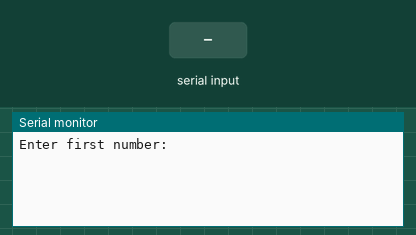
Recording of a sketch running on a simulated Arduino Uno, built with avr-gcc and run on an emulated ATmega328P. On the bench: the last lines printed to the serial monitor. The test bench sets the inputs (shaded band).

Above: at 1.2 s.
1.3 s: "+\n" received over Serial
At 2.0 s:
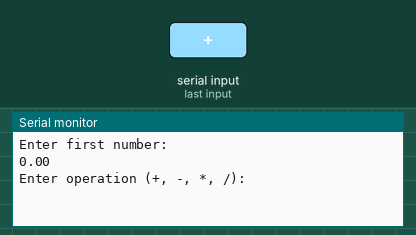
2.8 s: "-\n" received over Serial
At 4.0 s:
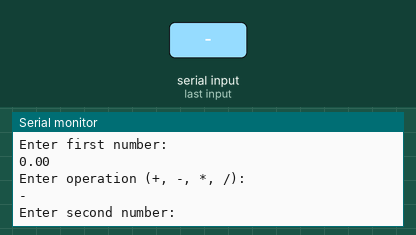
4.3 s: "*\n" received over Serial
At 5.5 s:
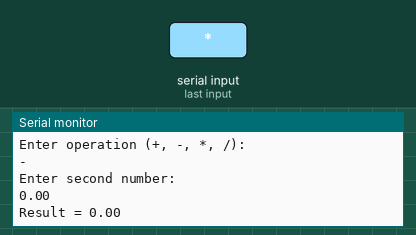

Measured:
- after the input at 1.3 s, the serial monitor: prints a new line at once (image 1)
- after the input at 2.8 s, the serial monitor: prints a new line at once (image 2)
- after the input at 4.3 s, the serial monitor: prints a new line at once (image 3)

The sketch:

Exercise-1-3.ino
```cpp
float num1, num2, result;
char op;
String input;

enum State { WAIT_NUM1, WAIT_OP, WAIT_NUM2 };
State currentState = WAIT_NUM1;

void setup() {
  Serial.begin(9600);
  while (!Serial);
  Serial.println("Enter first number:");
}

void loop() {
  if (Serial.available() > 0) {
    input = Serial.readStringUntil('\n');
    input.trim();

    if (input.length() == 0)
    {
      return;
    }

    switch (currentState) {
      case WAIT_NUM1:
        num1 = input.toFloat();
        Serial.println(num1);
        Serial.println("Enter operation (+, -, *, /):");
        currentState = WAIT_OP;
        break;

      case WAIT_OP:
        op = input.charAt(0);
        Serial.println(op);
        if (op != '+' && op != '-' && op != '*' && op != '/') {
          Serial.println("Invalid operator. Please enter one of +, -, *, /:");
          break;
        }
        Serial.println("Enter second number:");
        currentState = WAIT_NUM2;
        break;

      case WAIT_NUM2:
        num2 = input.toFloat();
        Serial.println(num2);

        switch (op) {
          case '+':
            result = num1 + num2;
            break;
          case '-':
            result = num1 - num2;
            break;
          case '*':
            result = num1 * num2;
            break;
          case '/':
            if (num2 == 0) {
              Serial.println("Error: Division by zero");
              Serial.println("Enter first number:");
              currentState = WAIT_NUM1;
              return;
            }
            result = num1 / num2;
            break;
        }

        Serial.print("Result = ");
        Serial.println(result);
        delay(10000);
        Serial.println("Enter first number:");
        currentState = WAIT_NUM1;
        break;
    }
  }
}
```
